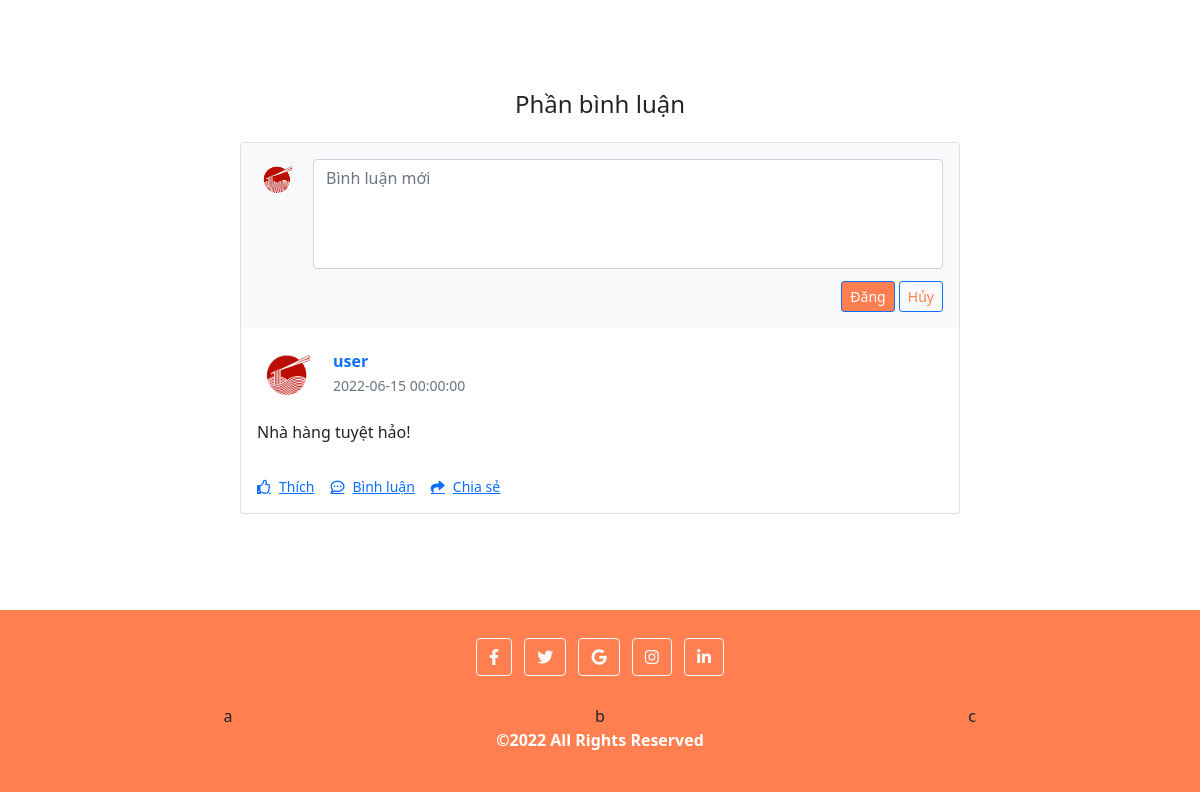
Page /productInfo.php (lower part) on the earlier database version.
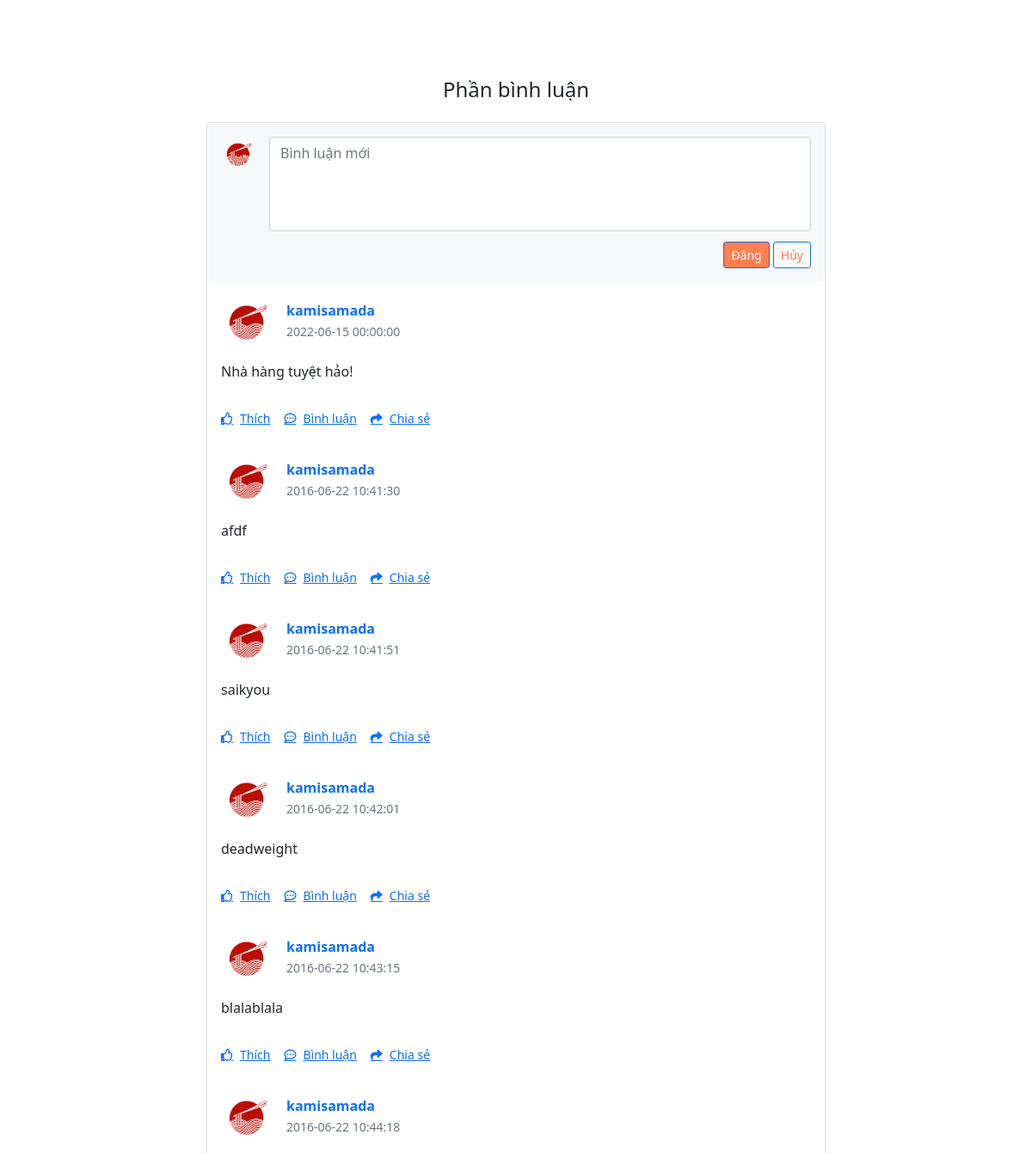
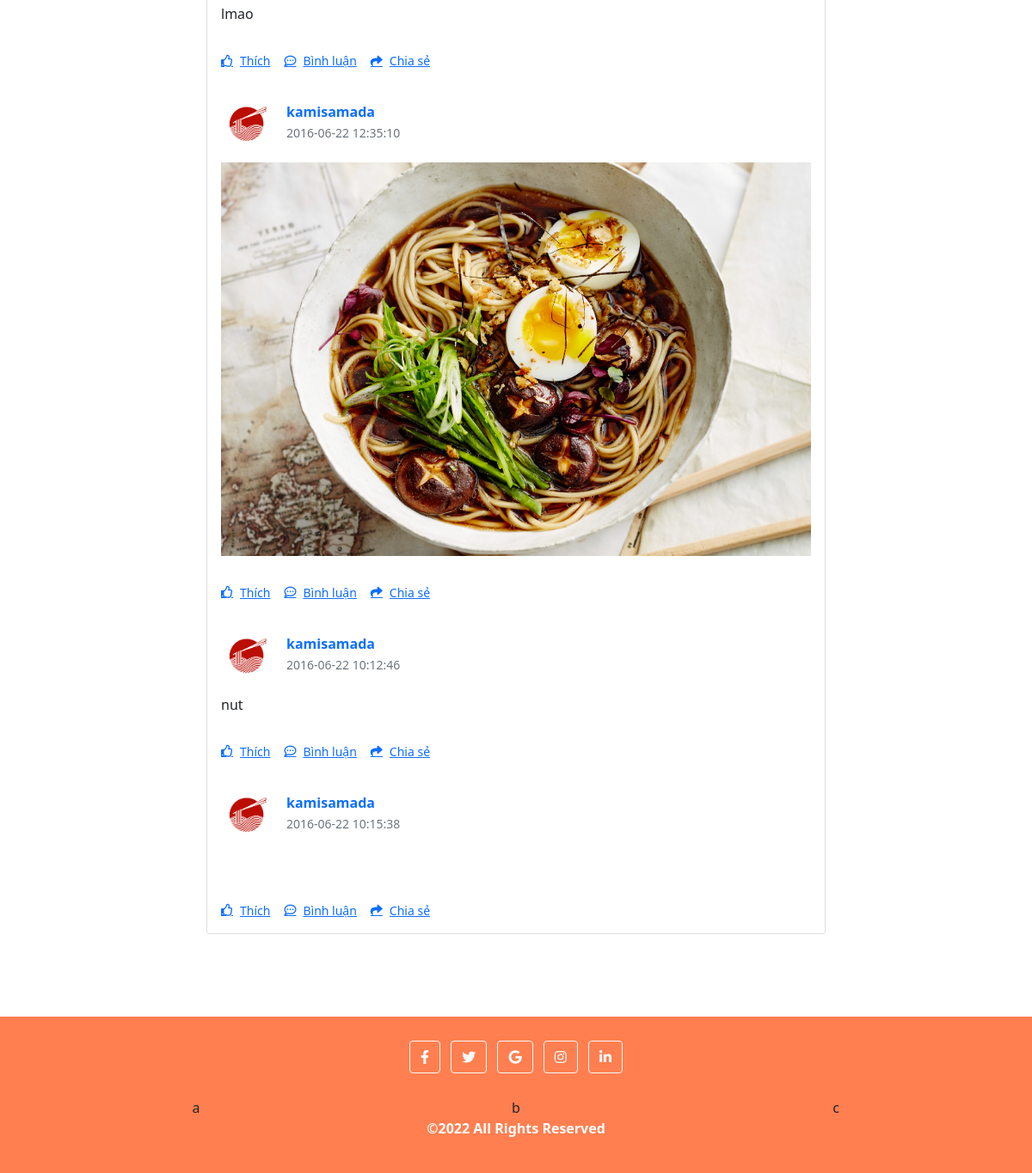
Same page on the later database version (2 pictures, top to bottom).
### tables this page shows
CREATE TABLE `prod_comments` (
  `id` int(10) UNSIGNED NOT NULL,
  `user_id` int(11) NOT NULL,
  `datetime` datetime NOT NULL,
  `content` text NOT NULL,
  `prod_id` int(11) NOT NULL
);

CREATE TABLE `user` (
  `id` int(10) UNSIGNED NOT NULL,
  `username` varchar(100) NOT NULL,
  `password` varchar(255) NOT NULL,
  `full_name` varchar(100) NOT NULL,
  `sex` varchar(6) NOT NULL COMMENT 'Nam, Nữ, Khác',
  `birthday` date NOT NULL,
  `email` varchar(50) NOT NULL,
  `phone` varchar(15) NOT NULL,
  `address` varchar(255) NOT NULL,
  `admin` tinyint(1) NOT NULL DEFAULT 0 COMMENT '0: user, 1: admin'
);

### productInfo.php (the view, shortened to what this page needs)
<?php
  require_once('config/config.php');
  $prod_id = "";
  $query1 = "SELECT * FROM prod_comments WHERE prod_id = '" . $prod_id . "'";
  $res = mysqli_query($conn, $query1);
  $cmts = mysqli_fetch_all($res, MYSQLI_ASSOC);
  $query2 = "SELECT id, username FROM user";
  $res = mysqli_query($conn, $query2);
  $users = mysqli_fetch_all($res, MYSQLI_ASSOC);
?>
<!DOCTYPE html>
<html lang="en">
<head>
  <link href="https://cdnjs.cloudflare.com/ajax/libs/font-awesome/5.9.0/css/all.min.css" rel="stylesheet">
  <link href="https://cdn.jsdelivr.net/npm/bootstrap@5.1.3/dist/css/bootstrap.min.css" rel="stylesheet">
  <link rel="stylesheet" href="styles/productInfo-style.css">
</head>
<body>
    <?php $IPATH = $_SERVER["DOCUMENT_ROOT"]."/btl-web/";
    include($IPATH."navbar.php");?>
  <main class="">
    <div class="container dark-grey-text">
      <div class="container my-5 py-5">
        <div class="row d-flex justify-content-center commentDISP">
        <div class="col-md-6 text-center">
          <h4 class="my-4 h4">Phần bình luận</h4>
        </div>
        </div>
        <div class="row d-flex justify-content-center">
          <div class="col-md-12 col-lg-10 col-xl-8">
            <div class="card">
              <div class="card-header py-3 border-0" style="background-color: #f8f9fa;">
                <form action="" method="post">
                  <div class="d-flex flex-start w-100">
                    <img class="rounded-circle shadow-1-strong me-3"
                      src="img/logo.png" alt="avatar" width="40"
                      height="40" />
                    <div class="form-outline w-100">
                      <textarea class="form-control" id="textAreaExample" rows="4"
                        style="background: #fff; resize: none;" placeholder="Bình luận mới" name="comment_text"></textarea>
                    </div>
                  </div>
                  <div class="float-end mt-2 pt-1">
                    <button type="submit" class="btn-orange btn btn-primary btn-sm" name="comment_post">Đăng</button>
                    <input type="reset" class="btn-orange-out btn btn-outline-primary btn-sm" value="Hủy"></input>
                  </div>
                </form>
              </div>
              <?php
                foreach($cmts as $comment){
              ?>
              <div class="card-body">
                <div class="d-flex flex-start align-items-center">
                  <img class="rounded-circle shadow-1-strong me-3"
                    src="img/logo.png" alt="avatar" width="60"
                    height="60" />
                  <div>
                    <h6 class="fw-bold text-primary mb-1">
                      <?php $key = array_search($comment['user_id'], array_column($users, 'id'));
                      echo ($users[$key]['username']);
                      ?>
                    </h6>
                    <p class="text-muted small mb-0">
                      <?php echo $comment['datetime'];?>
                    </p>
                  </div>
                </div>
                <p class="mt-3 mb-4 pb-2">
                  <?php echo $comment['content'];?>
                </p>
                <div class="small d-flex justify-content-start">
                  <a href="#!" class="d-flex align-items-center me-3">
                    <i class="far fa-thumbs-up me-2"></i>
                    <p class="mb-0">Thích</p>
                  </a>
                  <a href="#!" class="d-flex align-items-center me-3">
                    <i class="far fa-comment-dots me-2"></i>
                    <p class="mb-0">Bình luận</p>
                  </a>
                  <a href="#!" class="d-flex align-items-center me-3">
                    <i class="fas fa-share me-2"></i>
                    <p class="mb-0">Chia sẻ</p>
                  </a>
                </div>
              </div>
              <?php
                }
              ?>
            </div>
          </div>
        </div>
      </div>
    </div>
  </main>
  <div>
    <?php $IPATH = $_SERVER["DOCUMENT_ROOT"]."/btl-web/";
    include($IPATH."footer.php");?>
</body>
</html>

### navbar.php (shortened to what this page needs)
<!DOCTYPE html>
<html lang="en">
<head>
  <link rel="stylesheet" href="styles/header.css">
</head>
<body>
</body>
</html>

### footer.php (shortened to what this page needs)
<!DOCTYPE html>
<html lang="en">
<head>
  <link rel="stylesheet" href="styles/footer.css">
</head>
<body>
  <div class="footer text-center">
      <div class="container p-4">
        <div class="mb-4">
          <a class="btn btn-outline-light btn-floating m-1" href="#!" role="button">
            <i class="fab fa-facebook-f"></i>
          </a>
          <a class="btn btn-outline-light btn-floating m-1" href="#!" role="button">
            <i class="fab fa-twitter"></i>
          </a>
          <a class="btn btn-outline-light btn-floating m-1" href="#!" role="button">
            <i class="fab fa-google"></i>
          </a>
          <a class="btn btn-outline-light btn-floating m-1" href="#!" role="button">
            <i class="fab fa-instagram"></i>
          </a>
          <a class="btn btn-outline-light btn-floating m-1" href="#!" role="button">
            <i class="fab fa-linkedin-in"></i>
          </a>
        </div>
        <div class="row">
        <div class="col-sm-4">
          a
        </div>
        <div class="col-sm-4">
          b
        </div>
        <div class="col-sm-4">
          c
        </div>
        </div>
        <p style="font-weight: bold; color: white">©2022 All Rights Reserved</p>
      </div>
    </div>
  </div>
</body>
</html>

### styles/productInfo-style.css (style rules this page uses)
.btn-orange { background-color: var(--color); }
.btn-orange-out { color: var(--color); }

### styles/header.css (style rules this page uses)
* { margin: 0; padding: 0; box-sizing: border-box; outline: none; border: none; text-decoration: none; transition: 0.2s linear; }
:root { --color: #ff7f50; --border: 5px solid #ff7f50; --gray: #57606f; --bg: rgba(255, 255, 255, 0.3); }

### styles/footer.css (style rules this page uses)
.footer { border-top: black; background-color: var(--color); display: flex; justify-content: center; align-items: center; }

Differences in the rows shown:
computed for prod_comments "Nhà hàng tuyệt hảo!": user.username "user" → "kamisamada"
added prod_comments: user.username "kamisamada", datetime "2016-06-22 10:41:30", content "afdf"
added prod_comments: user.username "kamisamada", datetime "2016-06-22 10:41:51", content "saikyou"
added prod_comments: user.username "kamisamada", datetime "2016-06-22 10:42:01", content "deadweight"
added prod_comments: user.username "kamisamada", datetime "2016-06-22 10:43:15", content "blalablala"
added prod_comments: user.username "kamisamada", datetime "2016-06-22 10:44:18", content "lmao"
added prod_comments: user.username "kamisamada", datetime "2016-06-22 12:35:10", content (picture)
added prod_comments: user.username "kamisamada", datetime "2016-06-22 10:12:46", content "nut"
added prod_comments: user.username "kamisamada", datetime "2016-06-22 10:15:38"
